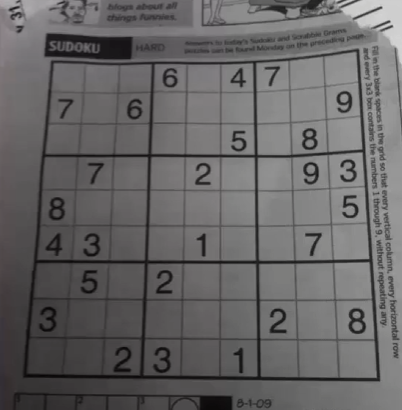
#> input picture Placement/sudoko.png, 402 x 410 px
$ python 10.matplot-with-opencv.py
#> lines starting #> are read from the running program, lines starting #| are printed output that depends on the picture; after the words box and inside, x2 and y2 are one past the last pixel; in counts of white or black regions, pixels touching at a corner belong together
import cv2 as cv
import matplotlib.pyplot as plt
import numpy as np
'''These code from the 9.threshold py file'''
# Plot multiple images inside a single plot
height = 256
width = 256

# Create a gradient from black (0) to white (1)
gradient = np.linspace(0, 1, width)

# Create a 2D array where each row is the gradient
image = np.zeros((height, width))

for i in range(height):
    image[i, :] = gradient

# Creating Threshold (Simple Thresholding)
_ , th1 = cv.threshold(image,127,255,cv.THRESH_BINARY)
_ , th2 = cv.threshold(image,127,255,cv.THRESH_BINARY_INV)
_ , th3 = cv.threshold(image,127,255,cv.THRESH_TRUNC)  # After The Threshold value the value remains same using the truncate
_ , th4 = cv.threshold(image,127,255,cv.THRESH_TOZERO)

# Adaptive Threshold
ada_image = cv.imread('sudoko.png',0)
#> ada_image: shape (410, 402); min 0, max 214, mean 101.2
ada_thresh_mean = cv.adaptiveThreshold(ada_image,255,cv.ADAPTIVE_THRESH_MEAN_C,cv.THRESH_BINARY,11,2)
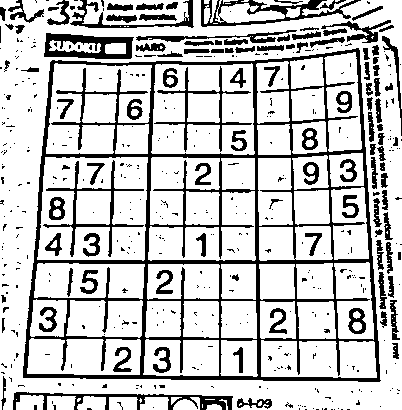
#> ada_thresh_mean: shape (410, 402); 77.7% white; 475 black regions (365 under 20 px), largest, box (x1, y1, x2, y2) and area: (23, 48, 381, 382) 16469, (201, 0, 361, 27) 1311, (44, 33, 134, 59) 1287
ada_thresh_gaussian = cv.adaptiveThreshold(ada_image,255,cv.ADAPTIVE_THRESH_GAUSSIAN_C,cv.THRESH_BINARY,11,2)
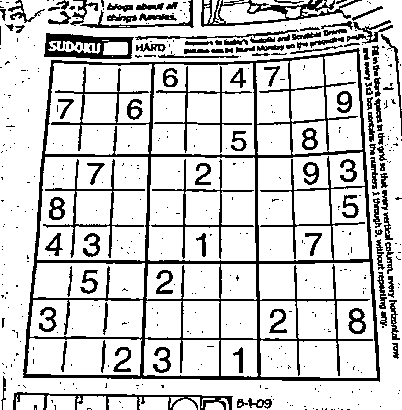
#> ada_thresh_gaussian: shape (410, 402); 80.8% white; 443 black regions (327 under 20 px), largest, box (x1, y1, x2, y2) and area: (23, 48, 380, 382) 13136, (201, 0, 362, 27) 1251, (44, 33, 134, 59) 1206

images = [image,th1,th2,th3,th4,ada_image,ada_thresh_mean,ada_thresh_gaussian]
title = ["Image",'Binary','Binary_Inverse','Truncate','TOZERO',"Ada Image",'ADAPTIVE_THRESH_MEAN_C','ADAPTIVE_THRESH_GAUSSIAN_C']
# print(len(images),len(title))

plt.figure(figsize=(20,20))
for i in range(len(images)):
    plt.subplot(2,4,i+1)
    plt.imshow(images[i],'gray')
    plt.title(title[i])
#> this loop made 8 passes


plt.show()
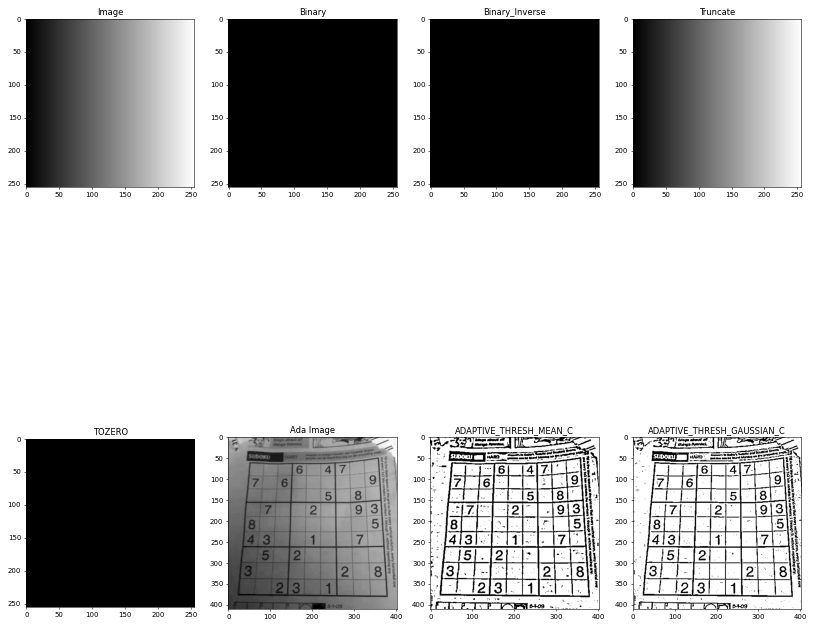
#> figure drawn by matplotlib, 8 panels
